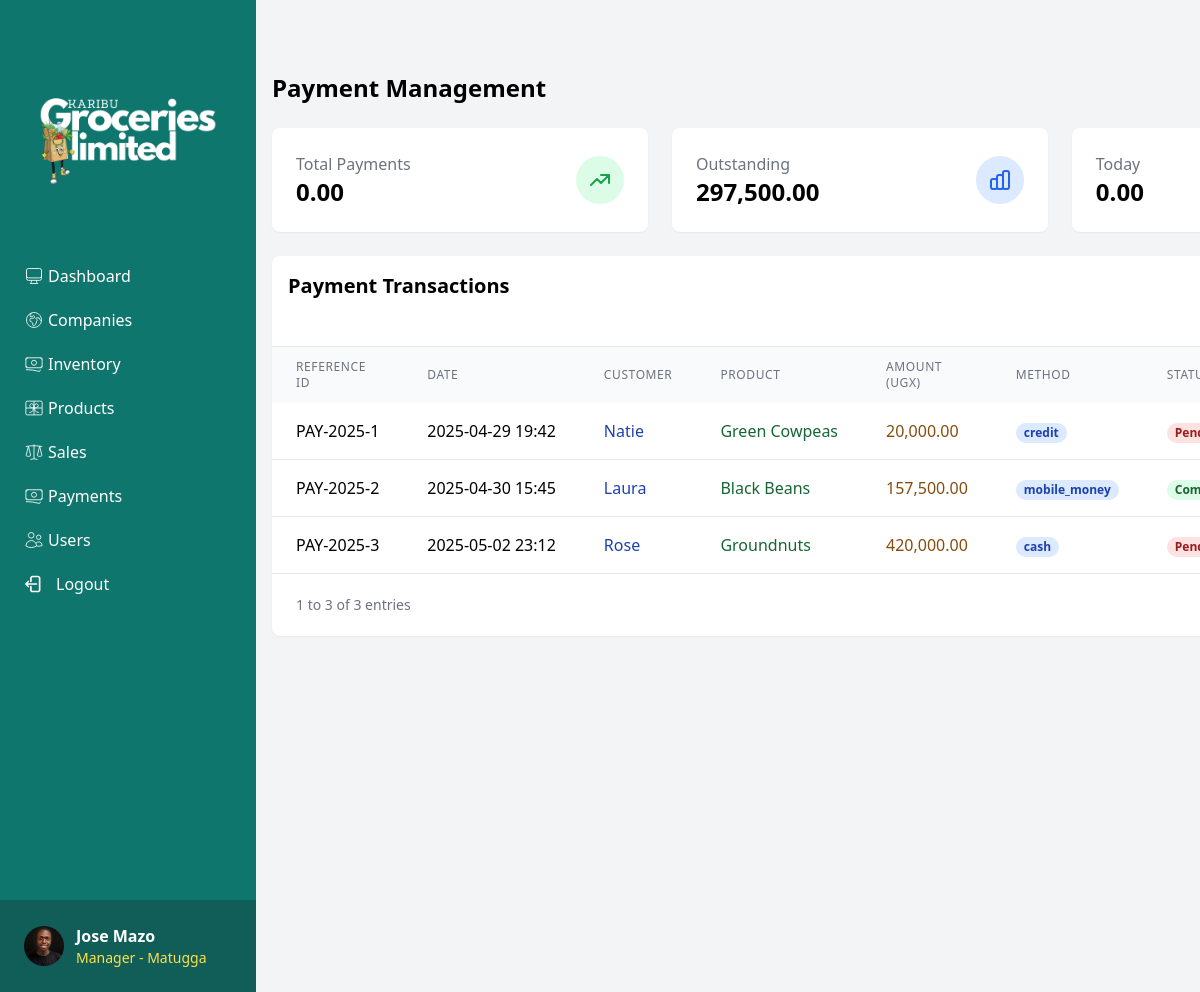
/payments/ (signed in), run on the app's committed database.
### core/models.py (models this page shows, shortened)
class CustomUser(AbstractUser):
    USER_TYPE_CHOICES = [
        ('admin', 'Admin'),
        ('manager', 'Manager'),
        ('sales_agent', 'Sales Agent'),
    ]
    phone_number = models.CharField(max_length=15, blank=True)
    user_type = models.CharField(max_length=20, choices=USER_TYPE_CHOICES, default='sales_agent')
    profile_picture = models.ImageField(upload_to='profile_pics/', blank=True, null=True)
    branch = models.ForeignKey('Branch', on_delete=models.SET_NULL, null=True, blank=True)
    is_active = models.BooleanField(default=True)
    created_at = models.DateTimeField(auto_now_add=True)
    updated_at = models.DateTimeField(auto_now=True)

class Branch(models.Model):
    name = models.CharField(max_length=100)
    location = models.CharField(max_length=200)
    phone_number = models.CharField(max_length=15)
    email = models.EmailField(blank=True)
    address = models.TextField()
    created_at = models.DateTimeField(auto_now_add=True)
    updated_at = models.DateTimeField(auto_now=True)

class Sale(models.Model):
    PAYMENT_CHOICES = [
        ('cash', 'Cash'),
        ('credit', 'Credit'),
        ('mobile_money', 'Mobile Money'),
    ]
    produce = models.ForeignKey(Produce, on_delete=models.CASCADE)
    quantity = models.DecimalField(max_digits=10, decimal_places=2)
    selling_price = models.DecimalField(max_digits=10, decimal_places=2)
    total_amount = models.DecimalField(max_digits=15, decimal_places=2, blank=True, null=True)
    amount_received = models.DecimalField(max_digits=15, decimal_places=2, default=0)
    change = models.DecimalField(max_digits=15, decimal_places=2, blank=True, null=True)
    payment_method = models.CharField(max_length=20, choices=PAYMENT_CHOICES)
    due_date = models.DateField(null=True, blank=True)
    buyer_national_id = models.CharField(max_length=20, null=True, blank=True)
    buyer_contact = models.CharField(max_length=15, null=True, blank=True)
    customer_name = models.CharField(max_length=100)
    branch = models.ForeignKey(Branch, on_delete=models.CASCADE)
    sales_agent = models.ForeignKey(settings.AUTH_USER_MODEL, on_delete=models.CASCADE)
    sale_date = models.DateTimeField(auto_now_add=True)
    is_paid = models.BooleanField(default=True)
    notes = models.TextField(blank=True)

class Produce(models.Model):
    PRODUCE_TYPE_CHOICES = [
        ('beans', 'Beans'),
        ('maize', 'Maize'),
        ('g-nuts', 'Groundnuts'),
        ('soybeans', 'Soybeans'),
        ('cowpeas', 'Cowpeas'),
    ]
    name = models.CharField(max_length=200)
    type = models.CharField(max_length=100, choices=PRODUCE_TYPE_CHOICES)
    image = models.ImageField(upload_to='produce_images/', null=True, blank=True)
    buying_price = models.DecimalField(max_digits=10, decimal_places=2)
    selling_price = models.DecimalField(max_digits=10, decimal_places=2)
    dealer = models.ForeignKey(Dealer, on_delete=models.SET_NULL, null=True)
    created_at = models.DateTimeField(auto_now_add=True)
    updated_at = models.DateTimeField(auto_now=True)

### core/views.py (the view)
# urls.py: path('payments/', views.payments_list, name='payments_list'),
@login_required
def payments_list(request):
    user = request.user
    status_filter = request.GET.get('status', 'all')  # New filter
    if user.user_type == 'admin':
        sales_queryset = Sale.objects.all()
    else:
        sales_queryset = Sale.objects.filter(branch=user.branch)
    if status_filter == 'complete':
        sales_queryset = sales_queryset.filter(is_paid=True)
    elif status_filter == 'pending':
        sales_queryset = sales_queryset.filter(is_paid=False)
    total_payments = sum(
        [sale.total_amount for sale in sales_queryset if sale.amount_received >= sale.total_amount],
        Decimal('0.00')
    )
    todays_payments = sum(
        [sale.total_amount for sale in sales_queryset if sale.sale_date.date() == date.today() and sale.amount_received >= sale.total_amount],
        Decimal('0.00')
    )
    outstanding = sum(
        [sale.total_amount - sale.amount_received for sale in sales_queryset if sale.amount_received < sale.total_amount],
        Decimal('0.00')
    )
    paginator = Paginator(sales_queryset, 10)
    page_number = request.GET.get('page')
    page_obj = paginator.get_page(page_number)
    query = request.GET.get('search')
    payments = sales_queryset
    if query:
        payments = payments.filter(
            Q(payment_method__icontains=query) |
            Q(produce__name__icontains=query) |
            Q(customer_name__icontains=query)
        )
    context = {
        'sales': page_obj,
        'page_obj': page_obj,
        'payments': payments,
        'total_payments': total_payments,
        'outstanding': outstanding,
        'todays_payments': todays_payments,
        'selected_status': status_filter,  # Important for keeping the dropdown selection
    }
    return render(request, 'core/payments.html', context)

### core/templates/core/payments.html (shortened to what this page needs)
{% extends "core/dashboard2.html" %}
{% load static %}
{% load humanize %}
            {% block content %}
            <div class="flex justify-between items-center mb-6">
                <h1 class="text-2xl font-bold">Payment Management</h1>
            </div>
            <div class="grid grid-cols-1 md:grid-cols-3 gap-6 mb-6">
                <div class="bg-white p-6 rounded-lg shadow-sm">
                    <div class="flex items-center justify-between">
                        <div>
                            <p class="text-gray-500">Total Payments</p>
                            <h3 class="text-2xl font-bold">{{ total_payments|floatformat:2|intcomma}}</h3>
                        </div>
                        <div class="bg-green-100 p-3 rounded-full">
                            <svg xmlns="http://www.w3.org/2000/svg" class="h-6 w-6 text-green-600" fill="none" viewBox="0 0 24 24" stroke="currentColor">
                                <path stroke-linecap="round" stroke-linejoin="round" stroke-width="2" d="M13 7h8m0 0v8m0-8l-8 8-4-4-6 6" />
                            </svg>
                        </div>
                    </div>
                </div>
                <div class="bg-white p-6 rounded-lg shadow-sm">
                    <div class="flex items-center justify-between">
                        <div>
                            <p class="text-gray-500">Outstanding</p>
                            {% if outstanding %}
                            <h3 class="text-2xl font-bold">{{ outstanding |floatformat:2|intcomma }}</h3>
                            {% else %}
                            <h3 class="text-2xl font-bold">0</h3>
                            {% endif %}
                        </div>
                        <div class="bg-blue-100 p-3 rounded-full">
                        </div>
                    </div>
                </div>
                <div class="bg-white p-6 rounded-lg shadow-sm">
                    <div class="flex items-center justify-between">
                        <div>
                            <p class="text-gray-500">Today</p>
                            <h3 class="text-2xl font-bold">{{ todays_payments|floatformat:2|intcomma}}</h3>
                        </div>
                    </div>
                </div>
            </div>
            <div class="bg-white rounded-lg shadow-sm">
                <div class="p-4 border-b border-gray-200 flex justify-between">
                    <h2 class="text-xl font-semibold">Payment Transactions</h2>
                </div>
                <table class="w-full">
                    <thead class="bg-gray-50">
                        <tr>
                            <th class="px-6 py-3 text-left text-xs font-medium text-gray-500 uppercase tracking-wider">Reference ID</th>
                            <th class="px-6 py-3 text-left text-xs font-medium text-gray-500 uppercase tracking-wider">Date</th>
                            <th class="px-6 py-3 text-left text-xs font-medium text-gray-500 uppercase tracking-wider">Customer</th>
                            <th class="px-6 py-3 text-left text-xs font-medium text-gray-500 uppercase tracking-wider">Product</th>
                            <th class="px-6 py-3 text-left text-xs font-medium text-gray-500 uppercase tracking-wider">Amount (UGX)</th>
                            <th class="px-6 py-3 text-left text-xs font-medium text-gray-500 uppercase tracking-wider">Method</th>
                            <th class="px-6 py-3 text-left text-xs font-medium text-gray-500 uppercase tracking-wider">Status</th>
                        </tr>
                    </thead>
                    <tbody class="bg-white divide-y divide-gray-200">
                        {% for payment in payments %}
                        <tr>
                            <td class="px-6 py-4 whitespace-nowrap font-medium">PAY-2025-{{ forloop.counter }}</td>
                            <td class="px-6 py-4 whitespace-nowrap">{{ payment.sale_date|date:"Y-m-d H:i" }}</td>
                            <td class="px-6 py-4 text-blue-800 whitespace-nowrap">{{ payment.customer_name }}</td>
                            <td class="px-6 py-4 text-green-800 whitespace-nowrap">{{ payment.produce.name }}</td>
                            <td class="px-6 py-4 text-yellow-800 whitespace-nowrap">{{ payment.total_amount|floatformat:2|intcomma }}</td>
                            <td class="px-6 py-4 whitespace-nowrap">
                                <span class="px-2 inline-flex leading-5 text-xs font-semibold rounded-full bg-blue-100 text-blue-800">{{ payment.payment_method }}</span>
                            </td>
                            <td class="px-6 py-4 whitespace-nowrap">
                                {% if payment.is_paid == True %}
                                <span class="px-2 inline-flex text-xs leading-5 font-semibold rounded-full bg-green-100 text-green-800">Complete</span>
                                {% else %}
                                <span class="px-2 inline-flex text-xs leading-5 font-semibold rounded-full bg-red-100 text-red-800">Pending</span>
                                {% endif %}
                            </td>
                        </tr>
                        {% empty %}
                        <tr>
                            <td colspan="7" class="text-center py-4 text-gray-400">No payments found.</td>
                        </tr>
                    {% endfor %}
                    </tbody>
                </table>
                <div class="px-6 py-4 border-t border-gray-200">
                    <div class="flex items-center justify-between">
                        <div class="text-sm text-gray-500">
                            {% if page_obj.paginator.count > 0 %}
                                {{ page_obj.start_index }}
                                to
                                {{ page_obj.end_index }}
                                of
                                {{ page_obj.paginator.count }}
                            {% else %}
                                0
                            {% endif %}
                            entries
                        </div>
                    </div>
                </div>
            </div>
            {% endblock %}

### core/templates/core/dashboard2.html (shortened to what this page needs)
{% load humanize %}
<!DOCTYPE html>
<html lang="en">
<head>
    <script src="https://cdn.tailwindcss.com"></script>
</head>
<body class="bg-gray-100 overflow-y-auto h-screen scroll-smooth">
    <div class="flex min-h-screen overflow-x-hidden">
      <div class="w-64 bg-teal-700 text-white flex flex-col fixed inset-y-0 left-0">
        <div class="p-6">
            <img src="/static/imgs/2.png/" alt="Karibu Groceries Limited logo" class="h-90">
        </div>
        <nav class="space-y-1 flex-1 overflow-y-auto">
            {% if request.user.user_type != 'admin' %}
            <a href="/dashboard2/" class="flex items-center px-6 py-2 hover:bg-teal-800">
                   <span class="ml-1">Dashboard</span>
            </a>
            {% endif %}
            {% if request.user.user_type != 'sales_agent' %}
            <a href="/procurement/" class="flex items-center px-6 py-2 hover:bg-teal-800">
                <span class="ml-1">Companies</span>
            </a>
            <a href="/inventory/" class="flex items-center px-6 py-2 hover:bg-teal-800">
              <span class="ml-1">Inventory</span>
            </a>
            {% endif %}
            {% if request.user.user_type != 'admin' %}
            <a href="/products/" class="flex items-center px-6 py-2 hover:bg-teal-800">
                <span class="ml-1">Products</span>
            </a>
            {% endif%}
            {% if request.user.user_type != 'admin' %}
            <a href="/sales/" class="flex items-center px-6
             py-2 hover:bg-teal-800">
                <span class="ml-1">Sales</span>
            </a>
            {% endif%}
            {% if request.user.user_type != 'sales_agent' %}
            <a href="/payments/" class="flex items-center px-6 py-2 hover:bg-teal-800">
                <span class="ml-1">Payments</span>
            </a>
            {% endif %}
            {% if request.user.user_type != 'sales_agent' %}
            <a href="/users/" class="flex items-center px-6 py-2 hover:bg-teal-800">
              <span class="ml-1">Users</span>
            </a>
            {% endif %}
            <a href="/logout/" onclick="return confirm('Are you sure you want to log out?');" class="flex items-center px-6 py-2 hover:bg-red-700">
              <span class="ml-1">Logout</span>
            </a>
        </nav>
        <div class="p-6 bg-teal-800">
          <div class="flex items-center mt-auto space-x-3">
            {% if request.user.profile_picture %}
              <img src="{{ request.user.profile_picture.url }}" alt="{{ user.get_full_name }}" class="h-10 w-10 rounded-full">
            {% else %}
             <img src="/static/imgs/bg1.png/" alt="Default" class="h-10 w-10 rounded-full">
            {% endif %}
            <div>
              <p class="font-bold">{{ request.user.get_full_name }}</p>
              {% if request.user.user_type != 'admin' %}
              <a href="" class="hover:underline"><p class="text-sm text-yellow-300">{{ request.user.get_user_type_display }} - {{ request.user.branch.name }}</p></a>
              {% else %}
              <a href="" class="hover:underline"><p class="text-sm text-yellow-300">{{ request.user.get_user_type_display }}</p></a>
              {% endif %}
            </div>
          </div>
        </div>
      </div>
      <div class="flex-1 ml-64 px-4 py-6 min-h-screen mt-6 bg-gray-100">
        {% block content %}{% endblock %}
      </div>
    </div>
</body>
</html>

### data on the page
CustomUser: user.profile_picture (picture), user.get_full_name "Jose Mazo", user.user_type "Manager", user.branch.name "Matugga"
Sale: sale_date "2025-04-29 19:42", customer_name "Natie", produce.name "Green Cowpeas", total_amount "20,000.00", payment_method "credit", is_paid "Pending"
Sale: sale_date "2025-04-30 15:45", customer_name "Laura", produce.name "Black Beans", total_amount "157,500.00", payment_method "mobile_money", is_paid "Complete"
Sale: sale_date "2025-05-02 23:12", customer_name "Rose", produce.name "Groundnuts", total_amount "420,000.00", payment_method "cash", is_paid "Pending"

### other printed values
{{ total_payments|floatformat:2|intcomma }} "0.00"
{{ outstanding |floatformat:2|intcomma }} "297,500.00"
{{ todays_payments|floatformat:2|intcomma }} "0.00"
{{ page_obj.start_index }} "1"
{{ page_obj.end_index }} "3"
{{ page_obj.paginator.count }} "3"
